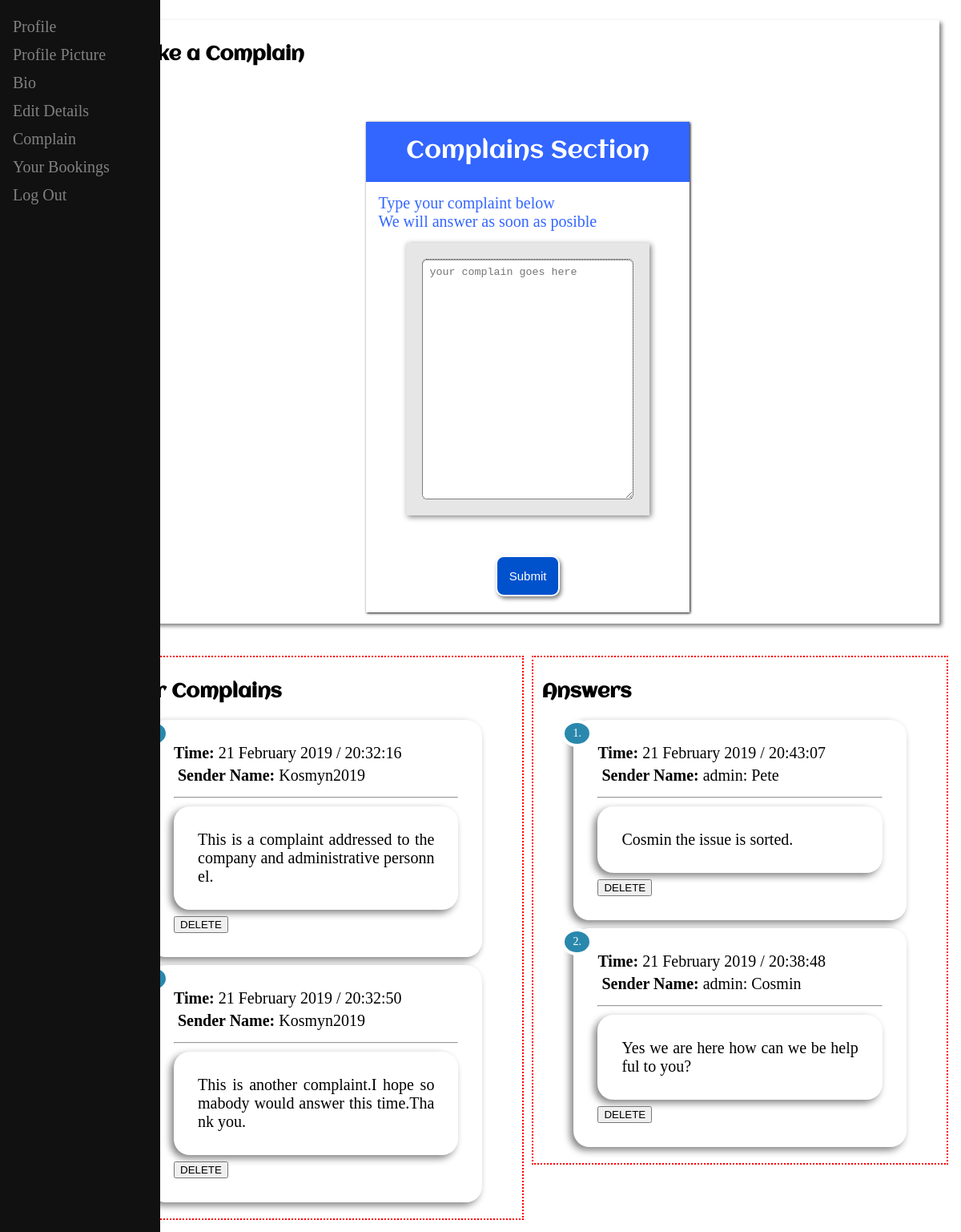
The page /user/complain.php (signed in) on the database its author committed.
### tables this page shows
CREATE TABLE `complain` (
  `id` smallint(6) NOT NULL AUTO_INCREMENT,
  `update_date` timestamp NOT NULL DEFAULT CURRENT_TIMESTAMP,
  `submitted_by` varchar(50) NOT NULL,
  `sent_to` varchar(50) NOT NULL,
  `message` varchar(8000) NOT NULL,
  PRIMARY KEY (`id`)
);

### user/complain.php (the view, shortened to what this page needs)
<?php
require("../connection/dbConnection.php");
$msg = "";
?>
<!DOCTYPE html>
<html>
<head>
	<link rel="stylesheet" href="../styles/style.css">
</head>
<body>
	<?php include("sidenav.php"); ?>
	<div class="profile_bloc">
		<div class="header-section">
			<h2>Make a Complain</h1> <?php if($msg != "") echo $msg . "<br>" ?>
			<div class="form-centered">
				<form method="post" action="complain_update.php">
					<div class="form">
						<div class="form-title">
							Complains Section
						</div>
						<div class="label">
							Type your complaint below<br>We will answer as soon as posible
						</div>
						<div class="inner">
							<textarea name="complain" placeholder="your complain goes here" required=""></textarea>
						</div>
						<div class="button">
							<input type="submit" name="submit_complain">
						</div>
					</div>
				</form>
			</div>
		</div>
	</div>
	<div class="profile_bloc">
		<div class="complaints-container">
			<div class="complaints-section">
				<h2>Your Complains</h2>
					<?php
						$count = 1;
						$query_show = "SELECT * FROM `complain` WHERE `submitted_by` = '".$_SESSION['username']."' ";
						$result_show = mysqli_query($connection,$query_show);
						while ($row = mysqli_fetch_assoc($result_show))
						{
							$date = $row['update_date'];
							$user = $row['submitted_by'];
							$message = $row['message'];
							?>
							<div class="admin-answer">
								<div class="answer-inner-container">
									<div class="count">
									</div>
									<strong>Time:</strong> <?php echo date('j F Y / H:i:s' , strtotime($date)) ?><br>
									<div class="sender_name">
									<strong>Sender Name:</strong> <?php echo $user ?>
									</div>
									<hr>
									<div class="answer">
										<?php echo $message ?>
									</div>
									<a href="complain_delete.php?ID=<?php echo $row['id']; ?>"><button>DELETE</button></a>
								</div>
							</div>
					<?php
					$count ++;}
					?>
			</div>
		</div>
		<div class="complaints-container">
			<div class="complaints-section">
				<h2>Answers</h1>
					<?php
						$count = 1;
						$query_show_answers = "SELECT `id`,`update_date`,`submitted_by`,`sent_to`,`message` FROM `complain` WHERE
						`sent_to` = '".$_SESSION['username']."' ORDER BY `update_date` DESC ";
						$result_show_answers = mysqli_query($connection,$query_show_answers);
						while ($row = mysqli_fetch_assoc($result_show_answers))
						{
							$date = $row['update_date'];
							$user = $row['submitted_by'];
							$message = $row['message'];
					?>
								<div class="admin-answer">
									<div class="answer-inner-container">
										<div class="count">
										<?php echo $count ?>.
										</div>
										<strong>Time:</strong> <?php echo date('j F Y / H:i:s' , strtotime($date)) ?><br>
										<div class="sender_name">
										<strong>Sender Name:</strong> <?php echo $user ?>
										</div>
										<hr>
										<div class="answer">
											 <?php echo $message ?>
										</div>
										<a href="complain_delete.php?ID=<?php echo $row['id']; ?>"><button>DELETE</button></a>
									</div>
								</div>
					<?php
					$count++;}
					?>
			</div>
		</div>
	</div>
</body>
</html>

### styles/style.css (style rules this page uses)
* { box-sizing:border-box; }
html { line-height: 1.15; -ms-text-size-adjust: 100%; -webkit-text-size-adjust: 100%; }
body { margin:0; padding:0; width: 100%; height: auto; font-family: "Times New Roman", Times, serif; -o-font-family: "Times New Roman", Times, serif; -webkit-font-family: "Times New Roman", Times, serif; }
.profile_bloc, .below_profile_bloc { float: right; width: 90%; height: auto; margin: 0; padding: 10px; display: block; }
.header-section, .bloc-2 { width: 97%; height: auto; box-shadow: 0 0 2px gray; }
.header-section > h1, h2 { font-family: aclonica; }
.col-1, .col-2, .col-3, .header-section, .bloc-2 { background-color: #fff; overflow-wrap: break-word; box-shadow: 3px 3px 5px gray; margin: 15px; padding: 10px; }
.complaints-container { float: left; width: 49%; margin: 5px; border: 2px dotted red; }
.complaints-section { width: 100%; height: auto; padding: 10px; }
.answer-inner-container, .answer { width: auto; height: auto; border-radius: 20px; box-shadow: -4px 4px 10px gray; padding: 30px; margin-bottom: 5px; font-size: 20px; background-color: #fff; }
.answer-inner-container { margin: 10px 40px 10px 40px; }
.sender_name { display: inline-block; padding: 5px; }
.answer { min-width: 30%; word-break: break-all; text-align: justify; }
.count { background: #2A88AD; padding: 5px 10px 5px 10px; position: absolute; border-radius: 50%; -webkit-border-radius: 50%; -moz-border-radius: 50%; border: 4px solid #fff; font-size: 14px; margin-left: -45px; color: #fff; margin-top: -30px; }
.form-centered { text-align: center; }
.form { margin-top: 50px; display: inline-block; width: 40%; height: auto; overflow: auto; box-shadow: 1px 1px 3px black; background-color: #ffffff; }
.form .form-title { background-color: #3366ff; font-size: 30px; font-family: aclonica; padding: 20px; color: white; display: block; }
.form .label { font-size: 20px; margin: 15px; color: #3366ff; text-align: left; }
.form .inner { background-color: #e6e6e6; margin: 10px 50px 30px 50px; padding: 20px; box-shadow: 2px 2px 7px gray; text-align: left; }
.form input[type="submit"] { background-color: #0052cc; padding: 15px; border-radius: 10px; color: white; font-size: 15px; box-shadow: 2px 3px 5px gray; border: 2px solid white; cursor: pointer; }
.form .inner textarea { margin: auto; min-width: 100%; min-height: 300px; border: 1px dotted black; }
.form input[type="file"], .form input[type="text"], .form input[type="date"], .form input[type="datetime"], .form input[type="email"], .form input[type="number"], .form input[type="search"], .form input[type="time"], .form input[type="url"], .form input[type="password"], .form textarea, .form select { display: block; box-sizing: border-box; -webkit-box-sizing: border-box; -moz-box-sizing: border-box; width: 70%; margin: 5px 5px 10px 0; padding: 8px; border-radius: 6px; -webkit-border-radius:6px; -moz-border-radius:6px; border: 2px solid #fff; box-shadow: inset 0px 1px 1px rgba(0, 0, 0, 0.33); -moz-box-shadow: inset 0px 1px 1px rgba(0, 0, 0, 0.33); -webkit-box-shadow: inset 0px 1px 1px rgba(0, 0, 0, 0.33); }
.form .button { padding: 20px; }

### rows shown on the page
complain: update_date "21 February 2019 / 20:32:16", submitted_by "Kosmyn2019", message "This is a complaint addressed to the company and administrative personnel."
complain: update_date "21 February 2019 / 20:32:50", submitted_by "Kosmyn2019", message "This is another complaint.I hope somabody would answer this time.Thank you."
complain: update_date "21 February 2019 / 20:43:07", submitted_by "admin: Pete", message "Cosmin the issue is sorted."
complain: update_date "21 February 2019 / 20:38:48", submitted_by "admin: Cosmin", message "Yes we are here how can we be helpful to you?"
